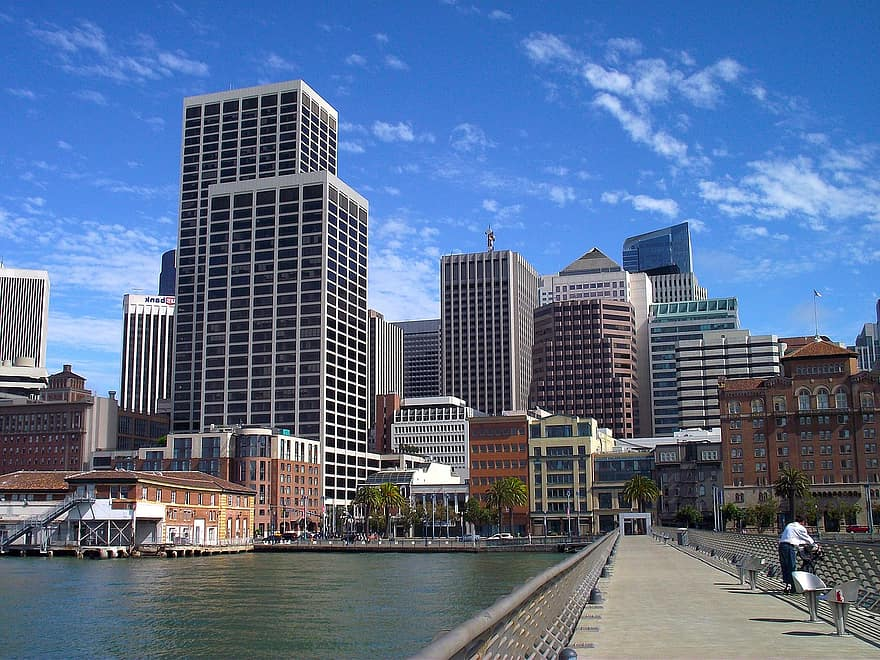
#> input picture edificios.jpg, 880 x 660 px
$ jupyter execute 'practico2 imagenes.ipynb'   (shell and % lines are left out)
#> lines starting #> are read from the running program, lines starting #| are printed output that depends on the picture
# Práctico 2 Procesamiento de Imágenes

***

## Grupo Cromático:
- Clara Quintana	30899597
- Belen Casalotti	32772856
- Leandro Bognino	36887290

## Profesor:
- Claudio Delrieux
  Laboratorio de Ciencias de las Imágenes – UNS -CONICET
  cad@uns.edu.ar

___

### Dependencias e inclusión de librerías

[cell 1]
from PIL import Image
import numpy as np
import cv2
from matplotlib import pyplot as plt
from matplotlib import cm

# Ejercicio 2

## Ejercicio 2.1
Implementar un aplicativo o notebook que levante una imagen en nivel de gris (o que la convierta a YIQ y retenga solo el Y) y aplique el filtrado por convolución aquí visto:

- 1 Pasabajos: Plano, Bartlett 3x3, Gaussiano 5x5.
- 2 Detectores de bordes: Laplacianov4, Sobel4 orientaciones.
- 3 Pasabanda.

Respecto del “cierre” de la imagen cerca de los bordes, implementar la técnica no ma-temáticamente perfecta de “repetir” artificialmente filas o columnas cuando estas hagan falta. Por ejemplo, si el kerneles 3x3y estoy en la primera columna, y no hay ninguna columna a la izquierda, entonces repito la primera columna como si estuviese en la imagen original.

### 0. Lectura de imagen

[cell 2]
im = Image.open("edificios.jpg")
#> im is the input picture: PIL image 880x660 RGB; mean R, G, B 90.5, 110.9, 143.5
print (im.size, im.mode, im.format)
#| (880, 660) RGB JPEG

[cell 3]
plt.figure(figsize = (8,8))
plt.imshow(im)
plt.show()

### 1. Normalizar los valores de RGB del pixel

[cell 4]
im_np = np.asarray(im)

[cell 5]
im_np = im_np/256

### 2. RGB -> YIQ

[cell 6]
RGB_2_YIQ_MATRIX = np.array([[ 0.299, 0.587, 0.114],
                          [ 0.595716, -0.274453, -0.321263],
                          [ 0.211456, -0.522591, 0.311135]])

YIQ_2_RGB_MATRIX = np.array([[1, 0.9663, 0.6210],
                          [1, -0.2721, -0.6474],
                          [1, -1.1070, 1.7046]])

[cell 7]
def rgb_yiq(im_np, source='yiq'):
#> called with source = 'rgb'
    im_yiq =  np.copy(im_np)
    for i in range(len(im_np)):
        for j in range(len(im_np[0])):
            if (source == 'rgb'):
                im_yiq[i][j] = RGB_2_YIQ_MATRIX.dot(im_np[i][j])
            else:
                im_yiq[i][j] = YIQ_2_RGB_MATRIX.dot(im_np[i][j])
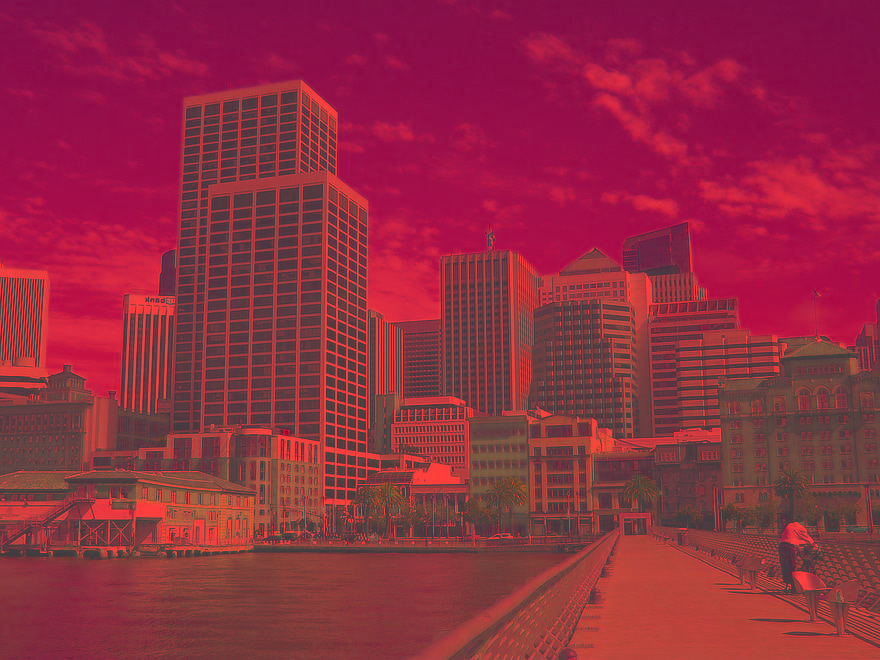
#> im_yiq: shape (660, 880, 3) float64; mean R, G, B 0.424, -0.0884, 0.0226; drawn with min black and max white
    return im_yiq

#im_yiq = RGB_2_YIQ_MATRIX.dot(im_np)

### 3. Función de Filtrado

[cell 8]
def filter_image(image, kernel):
    imagen_filtrada = np.copy(image)
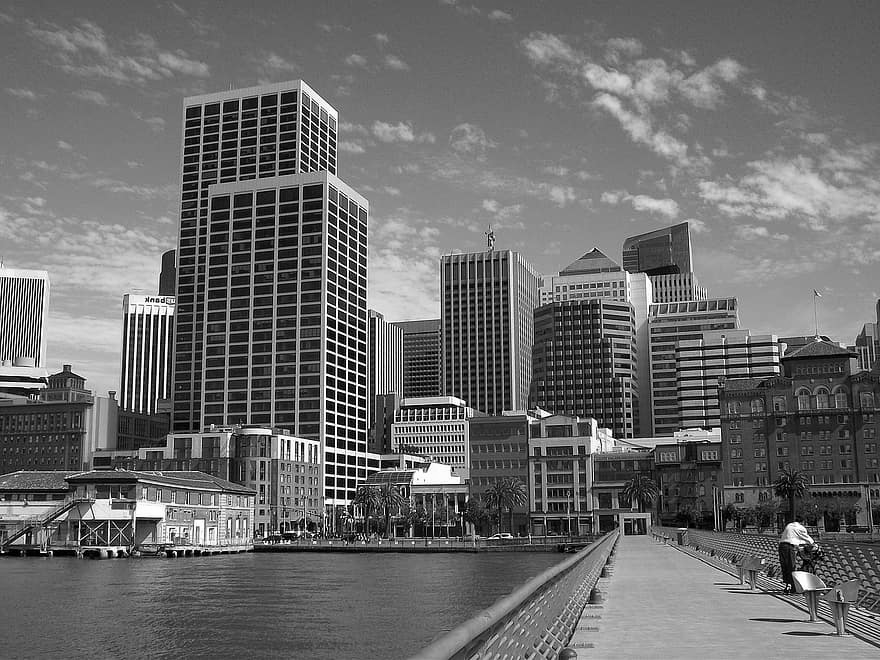
#> imagen_filtrada: shape (660, 880) float64; min 0, max 0.996, mean 0.424
    imagen_con_borde = np.pad(np.copy(image), pad_width=int(len(kernel)/2), mode='reflect')
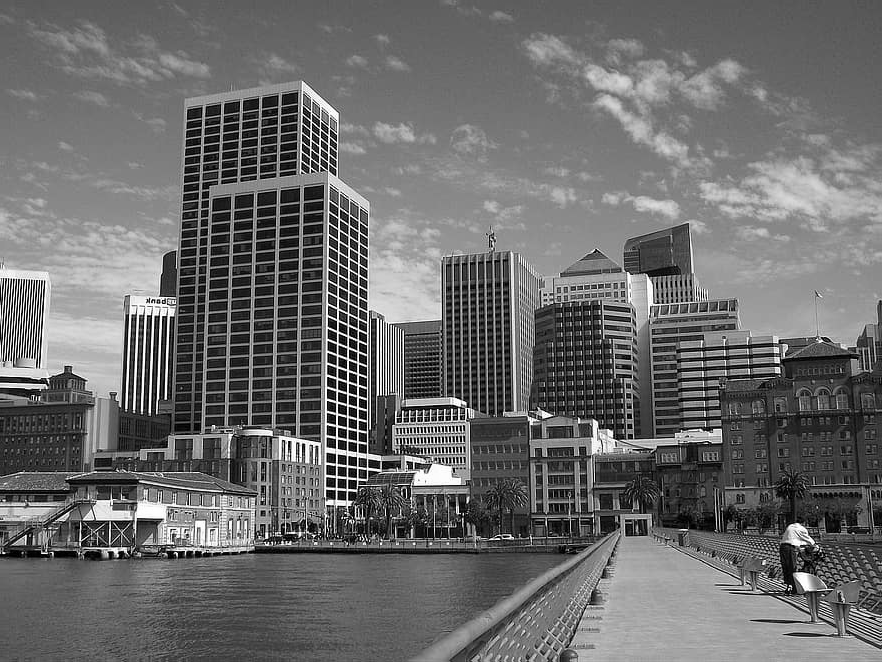
#> imagen_con_borde: shape (662, 882) float64; min 0, max 0.996, mean 0.424

    for i in range(len(image)):
        for j in range(len(image[0])):
            block = imagen_con_borde[i:i+len(kernel), j:j+len(kernel)]
            block = block* kernel
            block = block.sum()
            if (kernel.sum() != 0):
                block = block / kernel.sum()
            if (block > 1):
                block = 1.
            if block < 0:
                block = 0.
            imagen_filtrada[i][j] = block
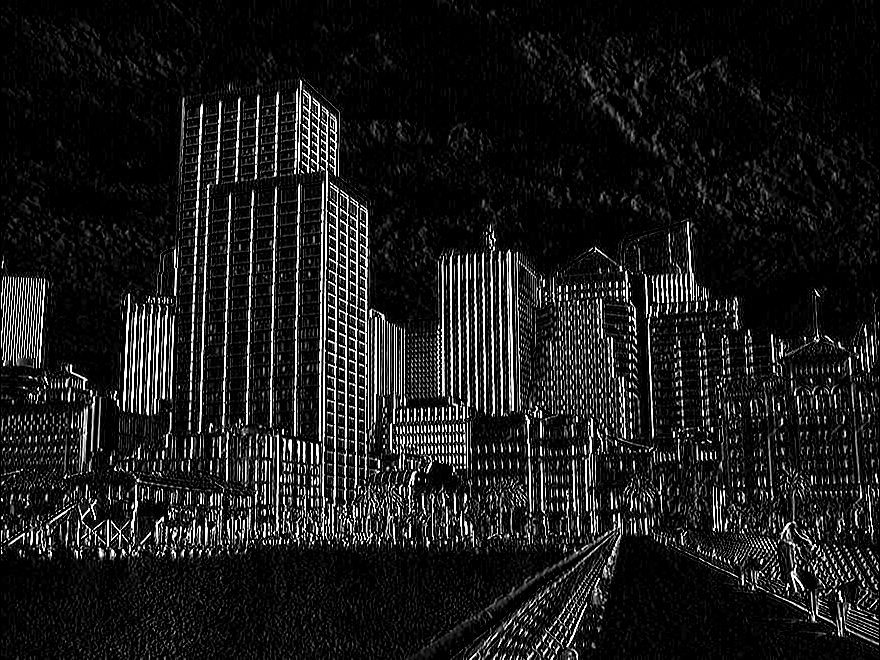
#> imagen_filtrada: shape (660, 880) float64; min 0, max 1, mean 0.108
    return imagen_filtrada

### Filtro Sobel

[cell 9]
kernel_sobel = np.array([[ -1, 0, 1],
                        [ -2, 0, 2],
                        [ -1, 0, 1]])

[cell 10]
im_yiq = rgb_yiq(im_np,source='rgb')
im_transf = filter_image(im_yiq[:,:,0],kernel_sobel)

[cell 11]
im_yiq[:,:,0] = im_transf
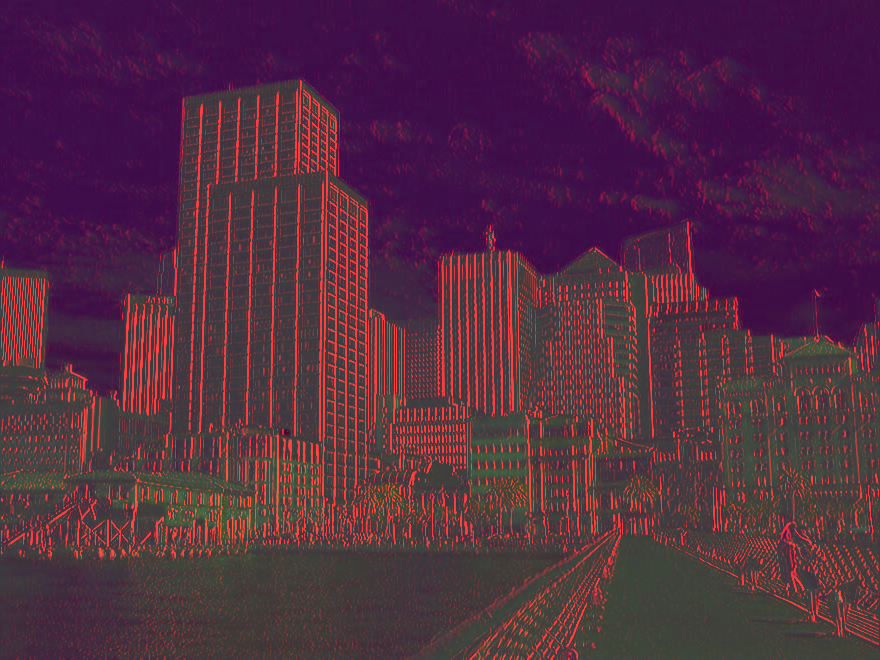
#> im_yiq: shape (660, 880, 3) float64; mean R, G, B 0.108, -0.0884, 0.0226; drawn with min black and max white
im_yiq[:,:,1] = 0
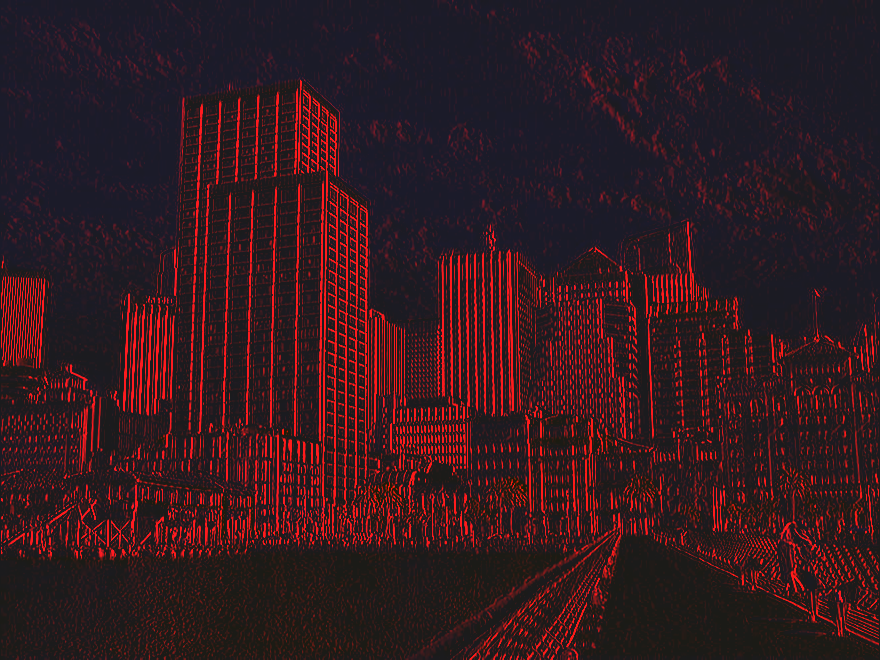
#> im_yiq: shape (660, 880, 3) float64; mean R, G, B 0.108, 0, 0.0226; drawn with min black and max white
im_yiq[:,:,2] = 0
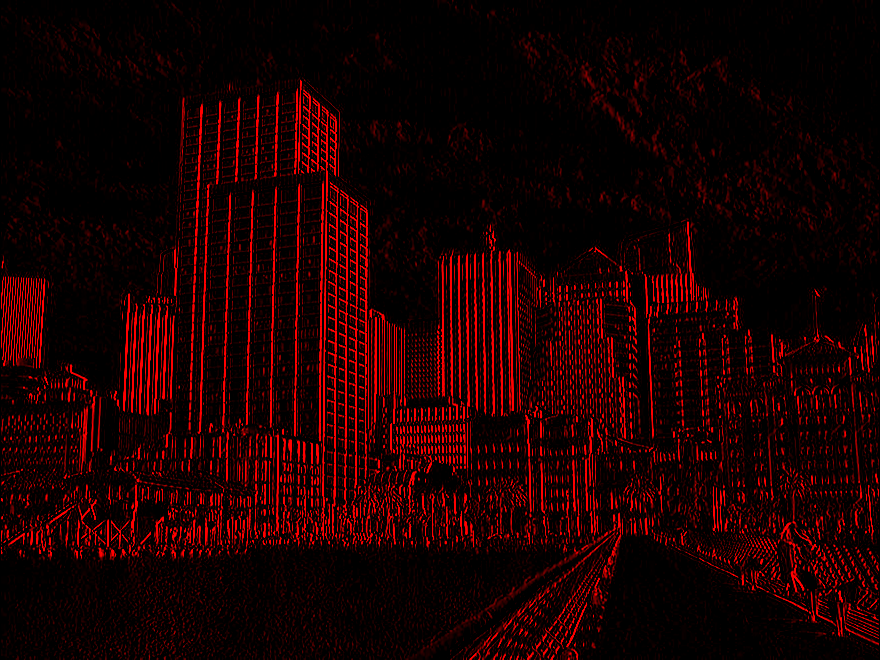
#> im_yiq: shape (660, 880, 3) float64; mean R, G, B 0.108, 0, 0
image_rgb =  rgb_yiq(im_yiq,source='yiq')

[cell 12]
image_rgb = Image.fromarray(np.uint8(image_rgb*255))

[cell 13]
fig, (ax1, ax2) = plt.subplots(1,2,figsize=(15,15))

ax1.set_title('Original')
ax1.imshow(im)

ax2.set_title('Transformada')
ax2.imshow(image_rgb)

$ run again, with koala.jpg copied over edificios.jpg
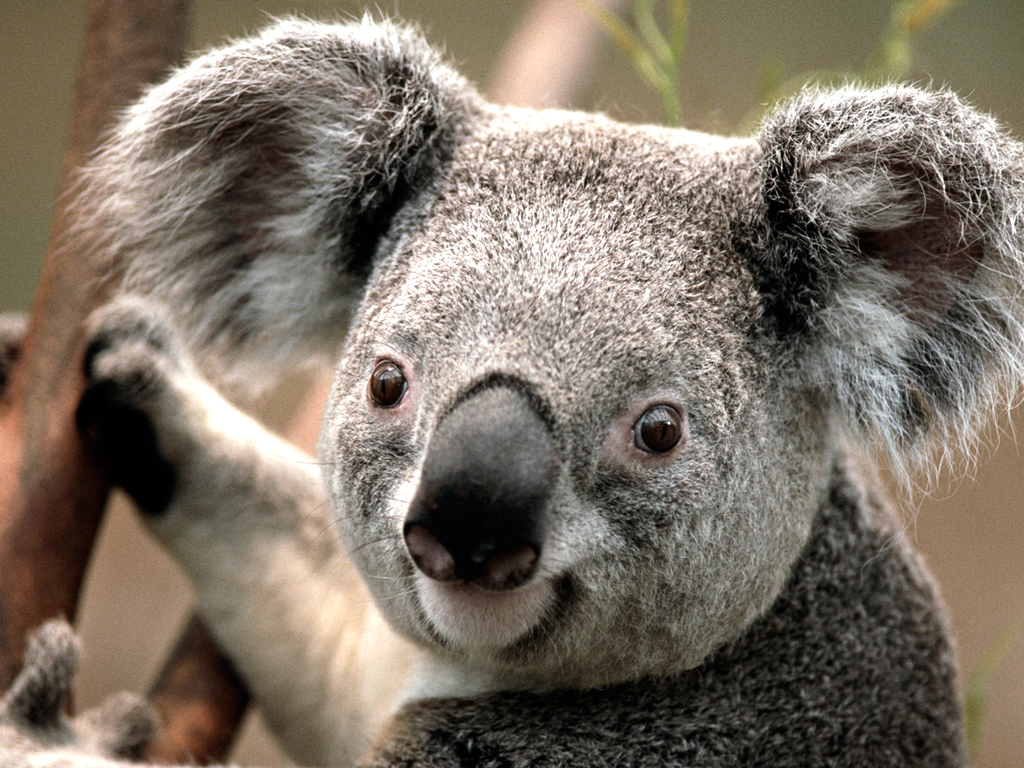
#> input picture koala.jpg, 1024 x 768 px
#> im is the input picture: PIL image 1024x768 RGB; mean R, G, B 125.4, 114.7, 102
#| (1024, 768) RGB JPEG
#> after the loop in filter_image, `for i in range(len(image)):`:
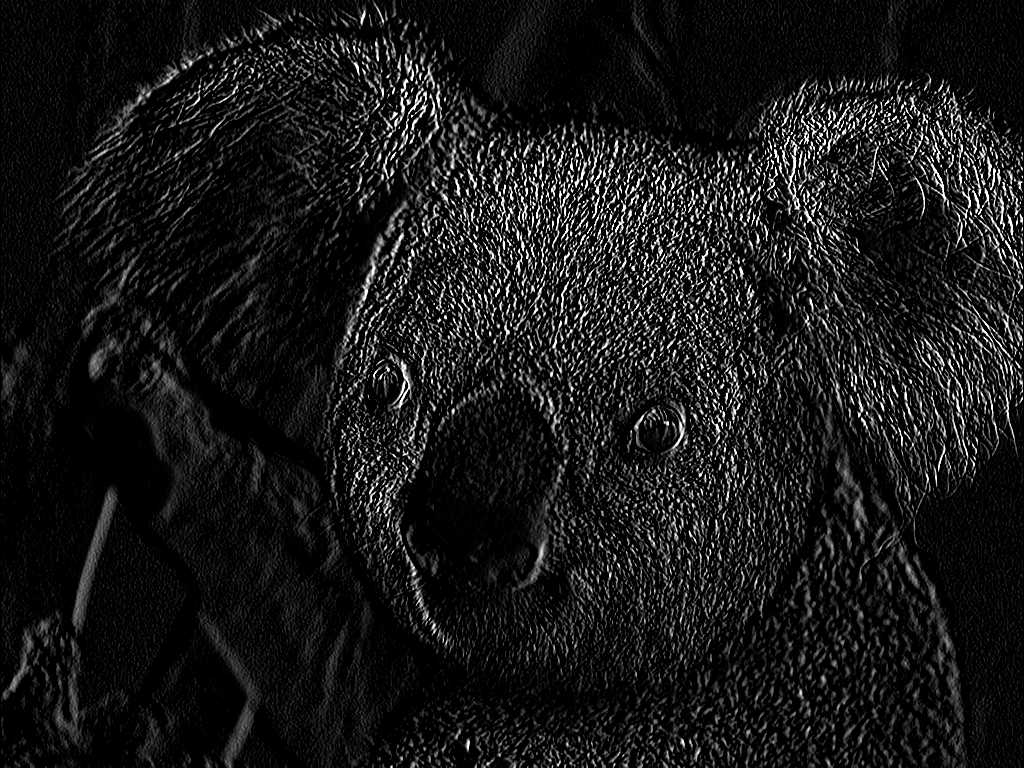
#> imagen_filtrada: shape (768, 1024) float64; min 0, max 1, mean 0.0944
#> `im_yiq[:,:,2] = 0`:
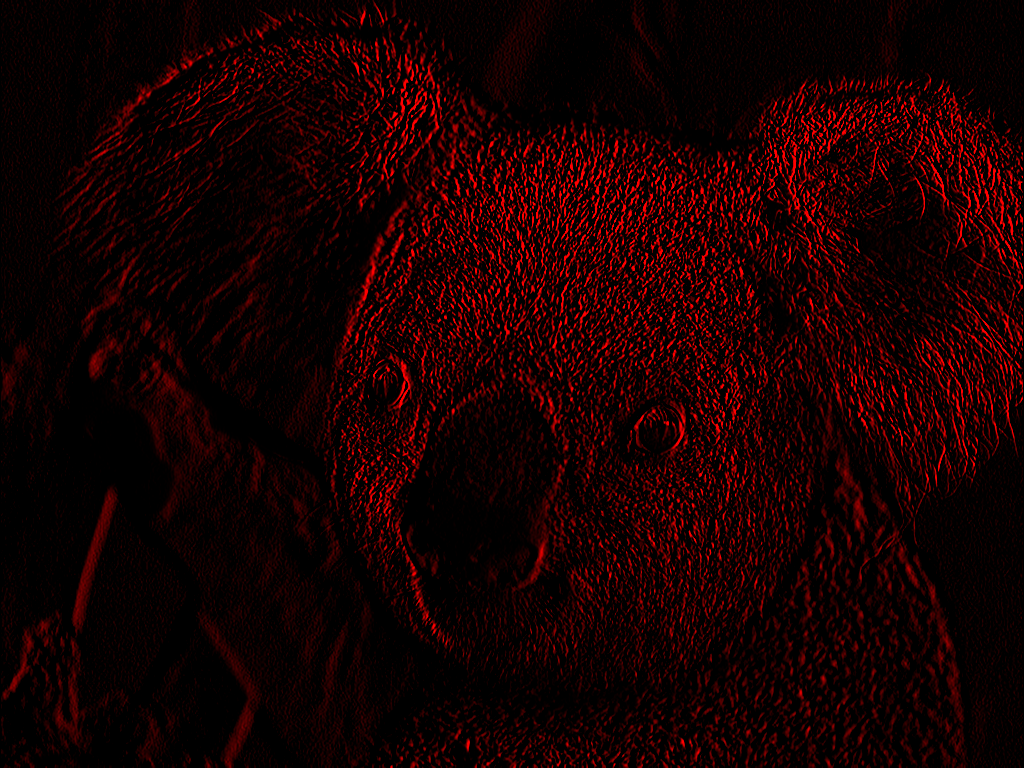
#> im_yiq: shape (768, 1024, 3) float64; mean R, G, B 0.0944, 0, 0
